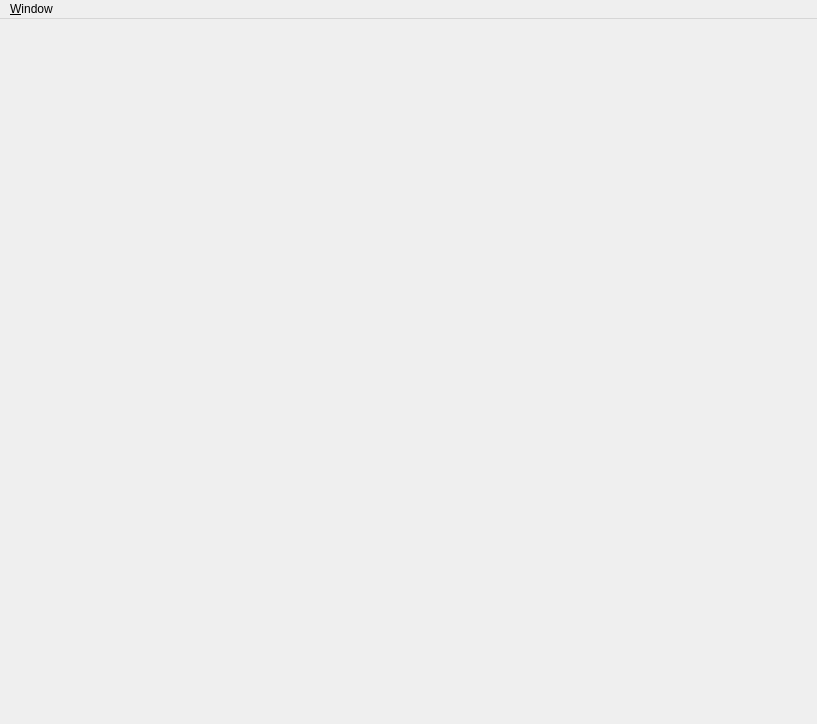
<?xml version="1.0" encoding="UTF-8"?>
<ui version="4.0">
 <class>MainWindow</class>
 <widget class="QMainWindow" name="MainWindow">
  <property name="geometry">
   <rect>
    <x>0</x>
    <y>0</y>
    <width>817</width>
    <height>724</height>
   </rect>
  </property>
  <property name="windowIcon">
   <iconset resource="../../../resources/nicos-gui.qrc">
    <normaloff>:/appicon</normaloff>:/appicon</iconset>
  </property>
  <property name="toolButtonStyle">
   <enum>Qt::ToolButtonIconOnly</enum>
  </property>
  <widget class="QWidget" name="centralWidget">
   <layout class="QVBoxLayout" name="verticalLayout_2">
    <property name="margin">
     <number>0</number>
    </property>
    <item>
     <layout class="QVBoxLayout" name="centralLayout">
      <property name="leftMargin">
       <number>0</number>
      </property>
     </layout>
    </item>
   </layout>
  </widget>
  <widget class="QMenuBar" name="menubar">
   <property name="geometry">
    <rect>
     <x>0</x>
     <y>0</y>
     <width>817</width>
     <height>23</height>
    </rect>
   </property>
   <widget class="QMenu" name="menuFile">
    <property name="title">
     <string>&amp;Window</string>
    </property>
    <addaction name="actionFont"/>
    <addaction name="actionColor"/>
    <addaction name="separator"/>
    <addaction name="actionClose"/>
   </widget>
   <addaction name="menuFile"/>
  </widget>
  <action name="actionClose">
   <property name="icon">
    <iconset resource="../../../resources/nicos-gui.qrc">
     <normaloff>:/quit</normaloff>:/quit</iconset>
   </property>
   <property name="text">
    <string>&amp;Close</string>
   </property>
   <property name="toolTip">
    <string>Close this window</string>
   </property>
   <property name="shortcut">
    <string>Ctrl+W</string>
   </property>
   <property name="menuRole">
    <enum>QAction::QuitRole</enum>
   </property>
  </action>
  <action name="actionFont">
   <property name="text">
    <string>&amp;Font...</string>
   </property>
  </action>
  <action name="actionColor">
   <property name="text">
    <string>&amp;Color...</string>
   </property>
  </action>
 </widget>
 <resources>
  <include location="../../../resources/nicos-gui.qrc"/>
 </resources>
 <connections>
  <connection>
   <sender>actionClose</sender>
   <signal>triggered()</signal>
   <receiver>MainWindow</receiver>
   <slot>close()</slot>
   <hints>
    <hint type="sourcelabel">
     <x>-1</x>
     <y>-1</y>
    </hint>
    <hint type="destinationlabel">
     <x>315</x>
     <y>326</y>
    </hint>
   </hints>
  </connection>
 </connections>
</ui>
